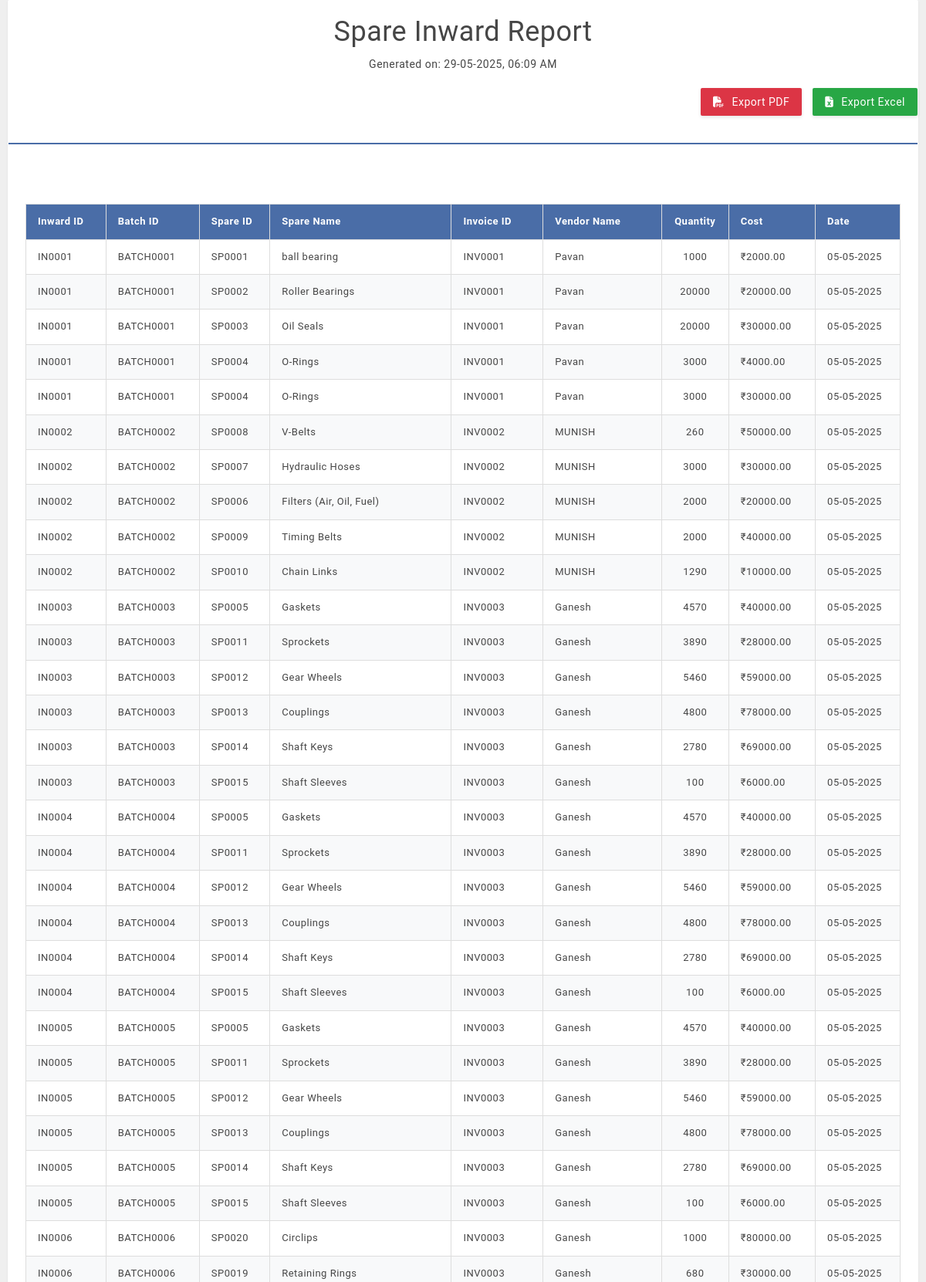
Page /spares_inward_report1/ (upper part) on the committed database.
### sparesapp/models.py (models this page shows)
class inward_details(models.Model):
    inward = models.ForeignKey(inward_masters, on_delete=models.CASCADE, to_field='inward_id')
    spare_id = models.CharField(max_length=20)
    spare_name = models.CharField(max_length=100)
    invoice_cost = models.FloatField()
    invoice_quantity = models.IntegerField()
    cost_per_quantity = models.FloatField()
    batch_id = models.CharField(max_length=20)
    invoice_id = models.CharField(max_length=50)
    vendor_name = models.CharField(max_length=100)
    vendor_phone = models.CharField(max_length=15)
    vendor_gst = models.CharField(max_length=30)
    date = models.DateField(null=True)
    status = models.IntegerField(default=1)

### sparesapp/views.py (the view, shortened to what this page needs)
# urls.py: path('spares_inward_report1/',views.spares_inward_report,name='spares_inward_report'),
def spares_inward_report(request):
    inspares = inward_details.objects.filter(status=1)
    download_format = request.GET.get('download')
    dateTime = datetime.now()
    context = {'inspares': inspares,'dateTime':dateTime}
    return render(request, 'spin_report.html', context)

### templates/spin_report.html (shortened to what this page needs)
<!DOCTYPE html>
<html>
<head>
    {% load static %}
    <link rel="stylesheet" href="{% static 'fonts/ionicons/css/ionicons.min.css' %}">
    <link rel="stylesheet" href="{% static 'fonts/font-awesome/css/font-awesome.min.css' %}">
    <link rel="stylesheet" href="{% static 'styles/bootstrap.min.css' %}">
    <link rel="stylesheet" href="{% static 'styles/main.min.css' %}">
</head>
<body id="content_to_export">
    <div class="content-container fixedHeader nav-expand">
        <div class="container-fluid">
            <div class="row">
                <div class="col-md-12">
                    <div class="panel panel-lined panel-hovered mb20">
                        <div class="report-header" >
                            <h1>Spare Inward Report</h1>
                            <p>Generated on: {{dateTime |date:"d-m-Y, h:i A" }}</p>
                            <div class="export-buttons" id="spin_report">
                                <a onclick="downloadPDF()" class="btn btn-pdf">
                                    <i class="fas fa-file-pdf"></i> Export PDF
                                </a>
                                <a href="?download=excel" class="btn btn-excel">
                                    <i class="fas fa-file-excel"></i> Export Excel
                                </a>
                            </div>
                        </div>
                        <div class="panel-body">
                            <table class="data-table">
                                <thead>
                                    <tr>
                                        <th class="col-inward-id">Inward ID</th>
                                        <th class="col-batch-id">Batch ID</th>
                                        <th class="col-spare-id">Spare ID</th>
                                        <th class="col-spare-name">Spare Name</th>
                                        <th class="col-invoice-id">Invoice ID</th>
                                        <th class="col-vendor">Vendor Name</th>
                                        <th class="col-quantity">Quantity</th>
                                        <th class="col-cost">Cost</th>
                                        <th class="col-date">Date</th>
                                    </tr>
                                </thead>
                                <tbody>
                                    {% for inward in inspares %}
                                    <tr>
                                        <td>{{ inward.inward_id }}</td>
                                        <td>{{ inward.batch_id }}</td>
                                        <td>{{ inward.spare_id }}</td>
                                        <td>{{ inward.spare_name }}</td>
                                        <td>{{ inward.invoice_id }}</td>
                                        <td>{{ inward.vendor_name }}</td>
                                        <td class="col-quantity">{{ inward.invoice_quantity }}</td>
                                        <td class="col-cost">₹{{ inward.invoice_cost|floatformat:2 }}</td>
                                        <td>{{ inward.date|date:"d-m-Y" }}</td>
                                    </tr>
                                    {% empty %}
                                    <tr>
                                        <td colspan="9" class="no-data">No inward records found</td>
                                    </tr>
                                    {% endfor %}
                                </tbody>
                            </table>
                        </div>
                    </div>
                </div>
            </div>
        </div>
    </div>
</body>
</html>

### templates/spin_report.html (style rules this page uses)
body { font-family: 'Helvetica', Arial, sans-serif; margin: 20px; color: #333; }
.report-header { text-align: center; margin-bottom: 30px; border-bottom: 2px solid #4a6da7; padding-bottom: 15px; }
.data-table { width: 100%; border-collapse: collapse; margin: 25px 0; font-size: 13px; }
.data-table thead tr { background-color: #4a6da7; color: #ffffff; text-align: left; }
.data-table th, .data-table td { padding: 12px 15px; border: 1px solid #ddd; white-space: nowrap; }
.data-table tbody tr { border-bottom: 1px solid #ddd; }
.data-table tbody tr:nth-of-type(even) { background-color: #f8f9fa; }
.col-inward-id { width: 120px; }
.col-batch-id { width: 140px; }
.col-spare-id { width: 100px; }
.col-spare-name { width: 180px; }
.col-invoice-id { width: 150px; }
.col-vendor { width: 200px; }
.col-quantity { width: 90px; text-align: center; }
.col-cost { width: 100px; text-align: left; }
.col-date { width: 120px; }
.export-buttons { margin: 20px 0; text-align: right; }
.btn { padding: 10px 20px; border: none; border-radius: 4px; cursor: pointer; text-decoration: none; font-size: 14px; margin-left: 10px; }
.btn-pdf { background-color: #dc3545; color: white; }
.btn-excel { background-color: #28a745; color: white; }

### rows in the picture
inward_details: inward_id "IN0001", batch_id "BATCH0001", spare_id "SP0001", spare_name "ball bearing", invoice_id "INV0001", vendor_name "Pavan", invoice_quantity "1000", invoice_cost "2000.00", date "05-05-2025"
inward_details: inward_id "IN0001", batch_id "BATCH0001", spare_id "SP0002", spare_name "Roller Bearings", invoice_id "INV0001", vendor_name "Pavan", invoice_quantity "20000", invoice_cost "20000.00", date "05-05-2025"
inward_details: inward_id "IN0001", batch_id "BATCH0001", spare_id "SP0003", spare_name "Oil Seals", invoice_id "INV0001", vendor_name "Pavan", invoice_quantity "20000", invoice_cost "30000.00", date "05-05-2025"
inward_details: inward_id "IN0001", batch_id "BATCH0001", spare_id "SP0004", spare_name "O-Rings", invoice_id "INV0001", vendor_name "Pavan", invoice_quantity "3000", invoice_cost "4000.00", date "05-05-2025"
inward_details: inward_id "IN0001", batch_id "BATCH0001", spare_id "SP0004", spare_name "O-Rings", invoice_id "INV0001", vendor_name "Pavan", invoice_quantity "3000", invoice_cost "30000.00", date "05-05-2025"
inward_details: inward_id "IN0002", batch_id "BATCH0002", spare_id "SP0008", spare_name "V-Belts", invoice_id "INV0002", vendor_name "MUNISH", invoice_quantity "260", invoice_cost "50000.00", date "05-05-2025"
inward_details: inward_id "IN0002", batch_id "BATCH0002", spare_id "SP0007", spare_name "Hydraulic Hoses", invoice_id "INV0002", vendor_name "MUNISH", invoice_quantity "3000", invoice_cost "30000.00", date "05-05-2025"
inward_details: inward_id "IN0002", batch_id "BATCH0002", spare_id "SP0006", spare_name "Filters (Air, Oil, Fuel)", invoice_id "INV0002", vendor_name "MUNISH", invoice_quantity "2000", invoice_cost "20000.00", date "05-05-2025"
inward_details: inward_id "IN0002", batch_id "BATCH0002", spare_id "SP0009", spare_name "Timing Belts", invoice_id "INV0002", vendor_name "MUNISH", invoice_quantity "2000", invoice_cost "40000.00", date "05-05-2025"
inward_details: inward_id "IN0002", batch_id "BATCH0002", spare_id "SP0010", spare_name "Chain Links", invoice_id "INV0002", vendor_name "MUNISH", invoice_quantity "1290", invoice_cost "10000.00", date "05-05-2025"
inward_details: inward_id "IN0003", batch_id "BATCH0003", spare_id "SP0005", spare_name "Gaskets", invoice_id "INV0003", vendor_name "Ganesh", invoice_quantity "4570", invoice_cost "40000.00", date "05-05-2025"
inward_details: inward_id "IN0003", batch_id "BATCH0003", spare_id "SP0011", spare_name "Sprockets", invoice_id "INV0003", vendor_name "Ganesh", invoice_quantity "3890", invoice_cost "28000.00", date "05-05-2025"
inward_details: inward_id "IN0003", batch_id "BATCH0003", spare_id "SP0012", spare_name "Gear Wheels", invoice_id "INV0003", vendor_name "Ganesh", invoice_quantity "5460", invoice_cost "59000.00", date "05-05-2025"
inward_details: inward_id "IN0003", batch_id "BATCH0003", spare_id "SP0013", spare_name "Couplings", invoice_id "INV0003", vendor_name "Ganesh", invoice_quantity "4800", invoice_cost "78000.00", date "05-05-2025"
inward_details: inward_id "IN0003", batch_id "BATCH0003", spare_id "SP0014", spare_name "Shaft Keys", invoice_id "INV0003", vendor_name "Ganesh", invoice_quantity "2780", invoice_cost "69000.00", date "05-05-2025"
inward_details: inward_id "IN0003", batch_id "BATCH0003", spare_id "SP0015", spare_name "Shaft Sleeves", invoice_id "INV0003", vendor_name "Ganesh", invoice_quantity "100", invoice_cost "6000.00", date "05-05-2025"
inward_details: inward_id "IN0004", batch_id "BATCH0004", spare_id "SP0005", spare_name "Gaskets", invoice_id "INV0003", vendor_name "Ganesh", invoice_quantity "4570", invoice_cost "40000.00", date "05-05-2025"
inward_details: inward_id "IN0004", batch_id "BATCH0004", spare_id "SP0011", spare_name "Sprockets", invoice_id "INV0003", vendor_name "Ganesh", invoice_quantity "3890", invoice_cost "28000.00", date "05-05-2025"
inward_details: inward_id "IN0004", batch_id "BATCH0004", spare_id "SP0012", spare_name "Gear Wheels", invoice_id "INV0003", vendor_name "Ganesh", invoice_quantity "5460", invoice_cost "59000.00", date "05-05-2025"
inward_details: inward_id "IN0004", batch_id "BATCH0004", spare_id "SP0013", spare_name "Couplings", invoice_id "INV0003", vendor_name "Ganesh", invoice_quantity "4800", invoice_cost "78000.00", date "05-05-2025"
inward_details: inward_id "IN0004", batch_id "BATCH0004", spare_id "SP0014", spare_name "Shaft Keys", invoice_id "INV0003", vendor_name "Ganesh", invoice_quantity "2780", invoice_cost "69000.00", date "05-05-2025"
inward_details: inward_id "IN0004", batch_id "BATCH0004", spare_id "SP0015", spare_name "Shaft Sleeves", invoice_id "INV0003", vendor_name "Ganesh", invoice_quantity "100", invoice_cost "6000.00", date "05-05-2025"
inward_details: inward_id "IN0005", batch_id "BATCH0005", spare_id "SP0005", spare_name "Gaskets", invoice_id "INV0003", vendor_name "Ganesh", invoice_quantity "4570", invoice_cost "40000.00", date "05-05-2025"
inward_details: inward_id "IN0005", batch_id "BATCH0005", spare_id "SP0011", spare_name "Sprockets", invoice_id "INV0003", vendor_name "Ganesh", invoice_quantity "3890", invoice_cost "28000.00", date "05-05-2025"
inward_details: inward_id "IN0005", batch_id "BATCH0005", spare_id "SP0012", spare_name "Gear Wheels", invoice_id "INV0003", vendor_name "Ganesh", invoice_quantity "5460", invoice_cost "59000.00", date "05-05-2025"
inward_details: inward_id "IN0005", batch_id "BATCH0005", spare_id "SP0013", spare_name "Couplings", invoice_id "INV0003", vendor_name "Ganesh", invoice_quantity "4800", invoice_cost "78000.00", date "05-05-2025"
inward_details: inward_id "IN0005", batch_id "BATCH0005", spare_id "SP0014", spare_name "Shaft Keys", invoice_id "INV0003", vendor_name "Ganesh", invoice_quantity "2780", invoice_cost "69000.00", date "05-05-2025"
inward_details: inward_id "IN0005", batch_id "BATCH0005", spare_id "SP0015", spare_name "Shaft Sleeves", invoice_id "INV0003", vendor_name "Ganesh", invoice_quantity "100", invoice_cost "6000.00", date "05-05-2025"
inward_details: inward_id "IN0006", batch_id "BATCH0006", spare_id "SP0020", spare_name "Circlips", invoice_id "INV0003", vendor_name "Ganesh", invoice_quantity "1000", invoice_cost "80000.00", date "05-05-2025"
inward_details: inward_id "IN0006", batch_id "BATCH0006", spare_id "SP0019", spare_name "Retaining Rings", invoice_id "INV0003", vendor_name "Ganesh", invoice_quantity "680", invoice_cost "30000.00", date "05-05-2025"
